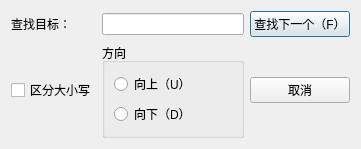
<?xml version="1.0" encoding="UTF-8"?>
<ui version="4.0">
 <class>SearchDialog</class>
 <widget class="QDialog" name="SearchDialog">
  <property name="geometry">
   <rect>
    <x>0</x>
    <y>0</y>
    <width>361</width>
    <height>149</height>
   </rect>
  </property>
  <property name="windowTitle">
   <string>Dialog</string>
  </property>
  <layout class="QGridLayout" name="gridLayout">
   <item row="0" column="0">
    <widget class="QLabel" name="label">
     <property name="text">
      <string>查找目标：</string>
     </property>
    </widget>
   </item>
   <item row="0" column="1">
    <widget class="QLineEdit" name="searchText"/>
   </item>
   <item row="0" column="2">
    <widget class="QPushButton" name="pushButton">
     <property name="text">
      <string>查找下一个（F）</string>
     </property>
    </widget>
   </item>
   <item row="1" column="0">
    <widget class="QCheckBox" name="checkBox">
     <property name="text">
      <string>区分大小写</string>
     </property>
    </widget>
   </item>
   <item row="1" column="1">
    <widget class="QGroupBox" name="groupBox">
     <property name="title">
      <string>方向</string>
     </property>
     <layout class="QVBoxLayout" name="verticalLayout">
      <item>
       <widget class="QRadioButton" name="radioButton_up">
        <property name="text">
         <string>向上（U）</string>
        </property>
       </widget>
      </item>
      <item>
       <widget class="QRadioButton" name="radioButton_down">
        <property name="text">
         <string>向下（D）</string>
        </property>
       </widget>
      </item>
     </layout>
    </widget>
   </item>
   <item row="1" column="2">
    <widget class="QPushButton" name="pushButton_2">
     <property name="text">
      <string>取消</string>
     </property>
    </widget>
   </item>
  </layout>
 </widget>
 <resources/>
 <connections/>
</ui>
